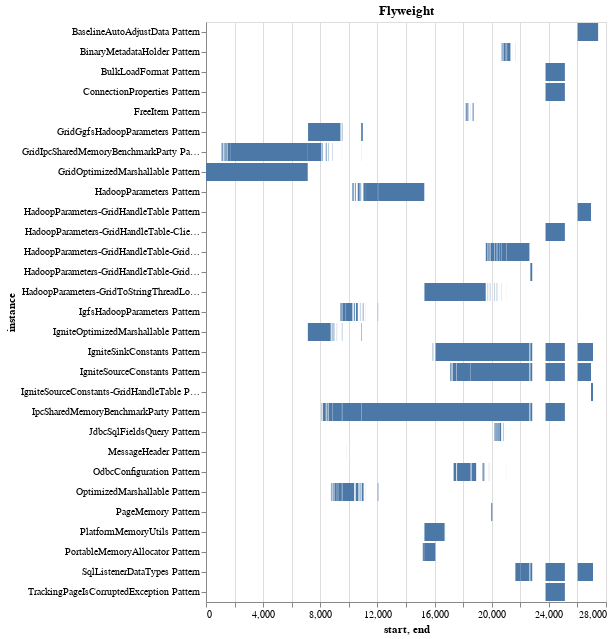
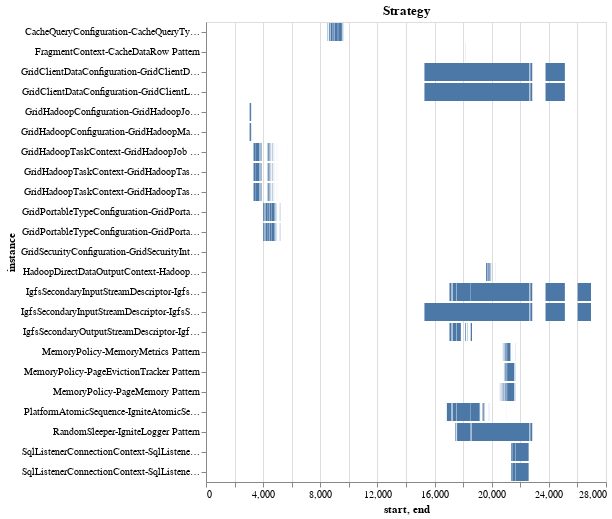
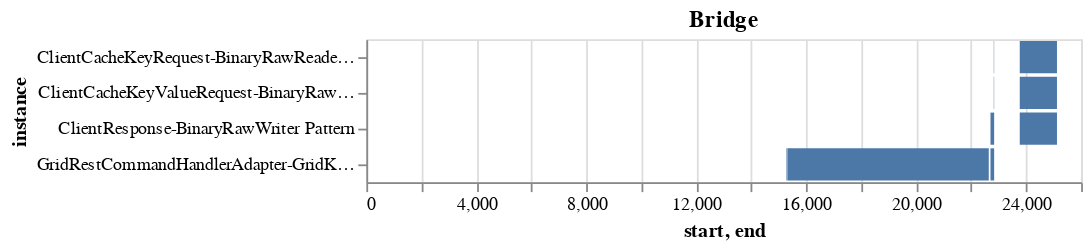

The code cell stored with these charts, in order, in its notebook:
### Code cell
from lifecycle_parser import LifecycleParser

parser = LifecycleParser(server_docs)
for title in ['Flyweight', 'Strategy', 'Bridge']: 
    display(parser.pattern_timeline(title))

### Figure 1 — Vega-Lite specification as saved in the notebook (floating-point values rounded to 4 significant figures; data arrays with more than 128 entries replaced by an {"elided": "..."} marker saying what was removed)
{"config": {"view": {"continuousWidth": 400, "continuousHeight": 300}}, "data": {"name": "data-648abd8bdf9775c63b3d355d32c35f51"}, "mark": "bar", "encoding": {"x": {"type": "quantitative", "field": "start"}, "x2": {"field": "end"}, "y": {"type": "nominal", "field": "instance"}}, "title": "Flyweight", "$schema": "https://vega.github.io/schema/vega-lite/v4.8.1.json", "datasets": {"data-648abd8bdf9775c63b3d355d32c35f51": {"elided": "294 records"}}}

### Figure 2 — Vega-Lite specification as saved in the notebook (floating-point values rounded to 4 significant figures; data arrays with more than 128 entries replaced by an {"elided": "..."} marker saying what was removed)
{"config": {"view": {"continuousWidth": 400, "continuousHeight": 300}}, "data": {"name": "data-846eea37abe3e27fea322535c18298dc"}, "mark": "bar", "encoding": {"x": {"type": "quantitative", "field": "start"}, "x2": {"field": "end"}, "y": {"type": "nominal", "field": "instance"}}, "title": "Strategy", "$schema": "https://vega.github.io/schema/vega-lite/v4.8.1.json", "datasets": {"data-846eea37abe3e27fea322535c18298dc": {"elided": "310 records"}}}

### Figure 3 — Vega-Lite specification as saved in the notebook (floating-point values rounded to 4 significant figures)
{"config": {"view": {"continuousWidth": 400, "continuousHeight": 300}}, "data": {"name": "data-e08f53eb69ad03cf074fc7290cff1680"}, "mark": "bar", "encoding": {"x": {"type": "quantitative", "field": "start"}, "x2": {"field": "end"}, "y": {"type": "nominal", "field": "instance"}}, "title": "Bridge", "$schema": "https://vega.github.io/schema/vega-lite/v4.8.1.json", "datasets": {"data-e08f53eb69ad03cf074fc7290cff1680": [{"instance": "GridRestCommandHandlerAdapter-GridKernalContext Pattern", "start": 15278, "end": 15281}, {"instance": "GridRestCommandHandlerAdapter-GridKernalContext Pattern", "start": 15283, "end": 15319}, {"instance": "GridRestCommandHandlerAdapter-GridKernalContext Pattern", "start": 15325, "end": 22640}, {"instance": "ClientResponse-BinaryRawWriter Pattern", "start": 22640, "end": 22640}, {"instance": "GridRestCommandHandlerAdapter-GridKernalContext Pattern", "start": 22642, "end": 22642}, {"instance": "ClientResponse-BinaryRawWriter Pattern", "start": 22642, "end": 22642}, {"instance": "GridRestCommandHandlerAdapter-GridKernalContext Pattern", "start": 22703, "end": 22836}, {"instance": "ClientCacheKeyRequest-BinaryRawReaderEx Pattern", "start": 22822, "end": 22836}, {"instance": "ClientCacheKeyValueRequest-BinaryRawReaderEx Pattern", "start": 22822, "end": 22836}, {"instance": "ClientResponse-BinaryRawWriter Pattern", "start": 22703, "end": 22836}, {"instance": "ClientCacheKeyRequest-BinaryRawReaderEx Pattern", "start": 23767, "end": 25121}, {"instance": "ClientCacheKeyValueRequest-BinaryRawReaderEx Pattern", "start": 23767, "end": 25121}, {"instance": "ClientResponse-BinaryRawWriter Pattern", "start": 23767, "end": 25121}]}}
